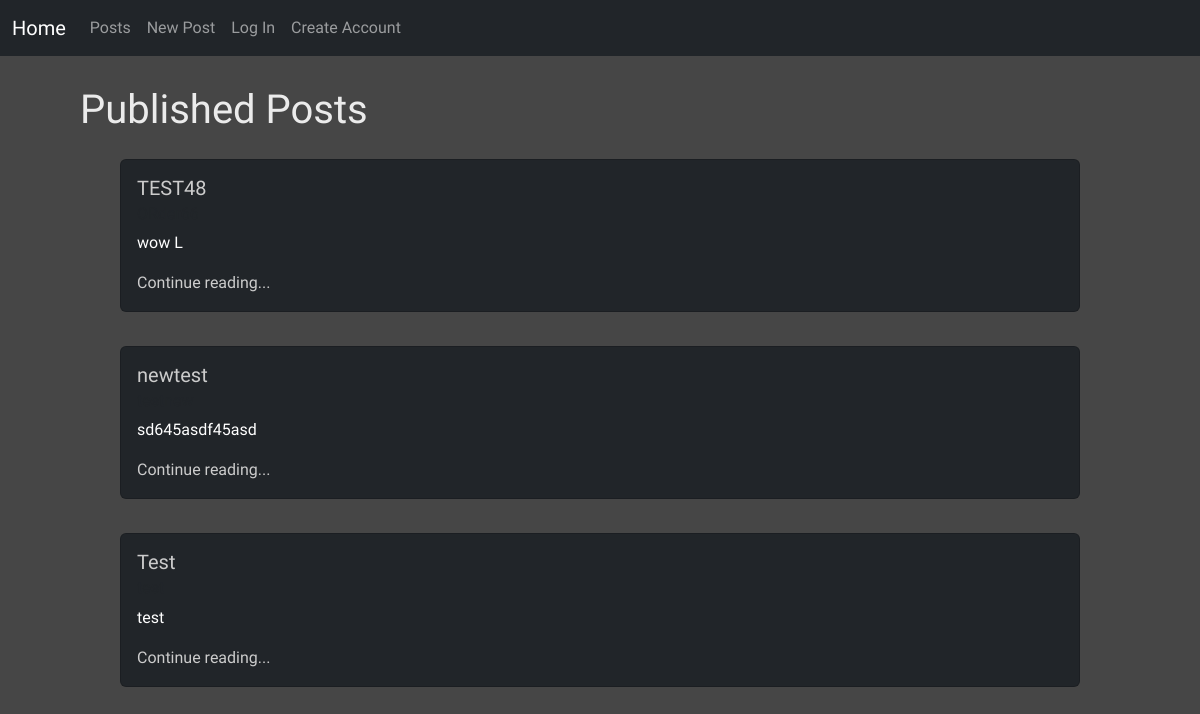
The app's page /posts/, older data.
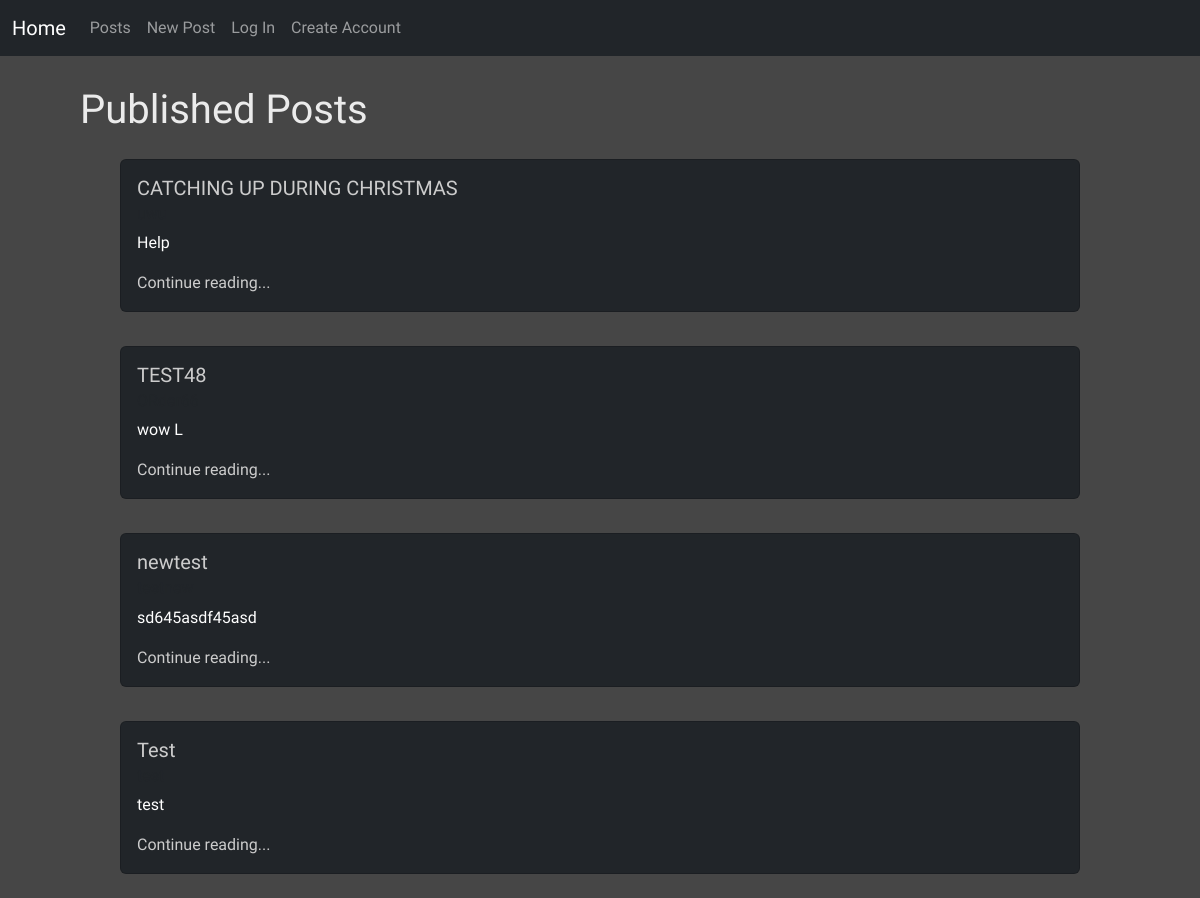
The same page, newer data.
### posts/models.py (models this page shows, shortened)
class Post(models.Model):
    title = models.CharField(max_length=128)
    subtitle = models.CharField(max_length=256)
    body = models.TextField()
    author = models.ForeignKey(
        get_user_model(),
        on_delete=models.CASCADE
    )
    status = models.ForeignKey(
        Status,
        on_delete=models.CASCADE
    )
    created_on = models.DateTimeField(auto_now_add=True)

### posts/views.py (the view)
# urls.py: path("", views.PostListView.as_view(), name = "list"),
class PostListView(ListView):
  template_name = "posts/list.html"
  model = Post
  def get_context_data(self, **kwargs):
    context = super().get_context_data(**kwargs)
    published_status = Status.objects.get(name="published")
    context ["post_list"] = (
      Post.objects
      .filter(status=published_status)
      .order_by("created_on").reverse()
    )
    context["title"] = "Published"
    return context

### templates/posts/list.html (shortened to what this page needs)
{% extends 'base.html' %}
{% block content %}
<div class="list-title">
  <h1>Published Posts</h1>
</div>
  {% for post in post_list %}
  <div class="card bg-dark text-white list-cards">
    <div class="card-body">
      <a href="{%url 'detail' post.id %}"><h5 class="card-title">{{ post.title }}</h5></a>
      <h6 class="card-subtitle mb-2 text-body-secondary">{{ post.subtitle }}</h6>
      <p class="card-text">{{ post.body| truncatechars:128 }}</p>
      <a href="{% url 'detail' post.id %}" class="card-link">Continue reading...</a>
    </div>
  </div>
  <br />
{% endfor %}
{% endblock content %}

### templates/base.html (shortened to what this page needs)
{% load static %}
<!DOCTYPE html>
<html lang="en">
<head>
  <link
    href="https://cdn.jsdelivr.net/npm/bootstrap@5.3.3/dist/css/bootstrap.min.css"
    rel="stylesheet"
>
  <link rel="stylesheet" href="/static/css/style.css">
</head>
<body>
  <nav class="navbar navbar-expand-lg navbar-dark bg-dark">
    <div class="container-fluid">
      <a class="navbar-brand" href="{% url 'home' %}">Home</a>
      <div class="collapse navbar-collapse" id="navbarNavAltMarkup">
        <div class="navbar-nav">
          <a class="nav-link" href="{% url 'list' %}">Posts</a>
          <a class="nav-link" href="{% url 'new' %}">New Post</a>
          {% if user.is_authenticated %}
            <a class="nav-link" href="{% url 'logout' %}">Log Out</a>
            <a class="nav-link" href="{% url 'drafts' %}">Drafts</a>
            <a class="nav-link" href="{% url 'password_change' %}">Change Password</a>
          {% else %}
            <a class="nav-link" href="{% url 'login' %}">Log In</a>
            <a class="nav-link" href="{% url 'signup' %}">Create Account</a>
          {% endif %}
        </div>
      </div>
    </div>
  </nav>
  {% block content %}{% endblock content %}
</body>
</html>

### static/css/style.css (style rules this page uses)
body { background-color: rgb(70, 70, 70); font-family: "Lexend", serif; font-optical-sizing: auto; font-style: normal; }
h1,h3 { color: rgb(235, 235, 235); }
a { color: rgb(204, 204, 204); text-decoration: none; }
.list-title { margin-left: 80px; margin-top: 30px; margin-bottom: 25px; }
.list-cards { width: 80%; margin-left: auto; margin-right: auto; margin-top: 10px; }

Row changes from the older to the newer data that the page shows:
added Post: title "CATCHING UP DURING CHRISTMAS", body "Help"
